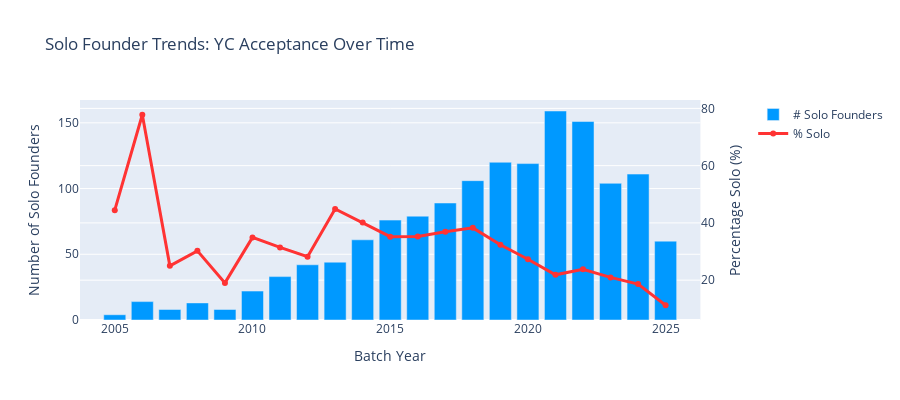

Notebook code for this chart:
### Code cell
# Solo Founder Trends Over Time
solo_trends = df.groupby('batch_year').agg({
    'is_solo': ['sum', 'mean']
})
solo_trends.columns = ['Solo_Count', 'Solo_Percentage']
solo_trends = solo_trends.dropna()

fig = make_subplots(specs=[[{"secondary_y": True}]])

fig.add_trace(
    go.Bar(x=solo_trends.index, y=solo_trends['Solo_Count'], name='# Solo Founders', marker_color='#0099FF'),
    secondary_y=False
)

fig.add_trace(
    go.Scatter(x=solo_trends.index, y=solo_trends['Solo_Percentage']*100, 
               name='% Solo', mode='lines+markers', marker_color='#FF3333', line=dict(width=3)),
    secondary_y=True
)

fig.update_layout(title='Solo Founder Trends: YC Acceptance Over Time', height=400)
fig.update_yaxes(title_text="Number of Solo Founders", secondary_y=False)
fig.update_yaxes(title_text="Percentage Solo (%)", secondary_y=True)
fig.update_xaxes(title_text="Batch Year")

fig.show()

recent_solo_pct = solo_trends['Solo_Percentage'].tail(3).mean() * 100
early_solo_pct = solo_trends['Solo_Percentage'].head(5).mean() * 100
print(f"\n📈 Solo Founder Trend:")
print(f"  Early batches (avg): {early_solo_pct:.1f}% solo")
print(f"  Recent batches (avg): {recent_solo_pct:.1f}% solo")
print(f"  Change: {recent_solo_pct - early_solo_pct:+.1f}pp")

### Figure 1 — Plotly figure (JSON) as saved in the notebook; plotly's stock layout.template omitted (floating-point values rounded to 4 significant figures)
{"data": [{"marker": {"color": "#0099FF"}, "name": "# Solo Founders", "type": "bar", "x": [2005, 2006, 2007, 2008, 2009, 2010, 2011, 2012, 2013, 2014, 2015, 2016, 2017, 2018, 2019, 2020, 2021, 2022, 2023, 2024, 2025], "xaxis": "x", "y": [4, 14, 8, 13, 8, 22, 33, 42, 44, 61, 76, 79, 89, 106, 120, 119, 159, 151, 104, 111, 60], "yaxis": "y"}, {"line": {"width": 3}, "marker": {"color": "#FF3333"}, "mode": "lines+markers", "name": "% Solo", "type": "scatter", "x": [2005, 2006, 2007, 2008, 2009, 2010, 2011, 2012, 2013, 2014, 2015, 2016, 2017, 2018, 2019, 2020, 2021, 2022, 2023, 2024, 2025], "xaxis": "x", "y": [44.44, 77.78, 25.0, 30.23, 19.05, 34.92, 31.43, 28.19, 44.9, 40.13, 35.19, 35.27, 36.93, 38.27, 32.35, 27.29, 21.87, 23.82, 20.97, 18.62, 11.24], "yaxis": "y2"}], "layout": {"height": 400, "title": {"text": "Solo Founder Trends: YC Acceptance Over Time"}, "xaxis": {"anchor": "y", "domain": [0, 0.94], "title": {"text": "Batch Year"}}, "yaxis": {"anchor": "x", "domain": [0, 1], "title": {"text": "Number of Solo Founders"}}, "yaxis2": {"anchor": "x", "overlaying": "y", "side": "right", "title": {"text": "Percentage Solo (%)"}}}}
